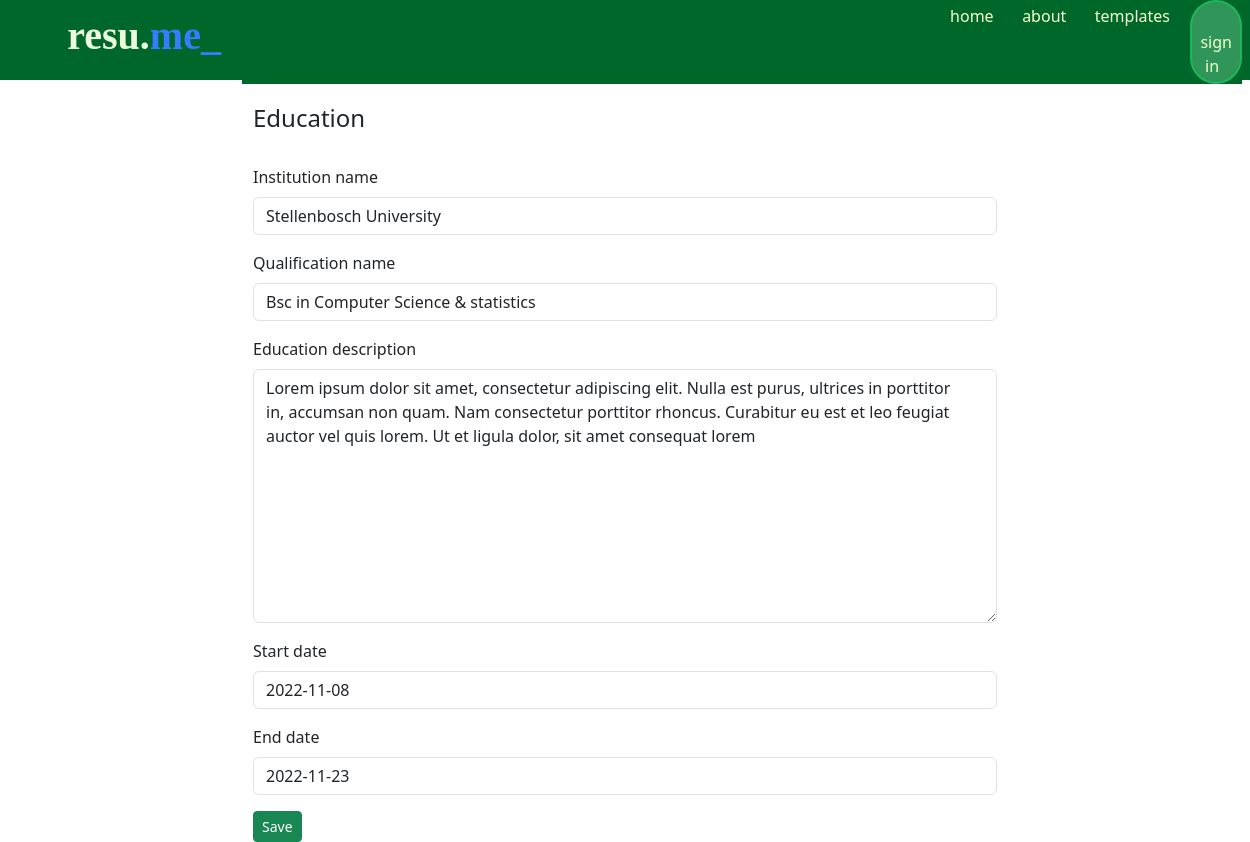
The page /education/1/ on the database its author committed.
### profiles_app/models.py (models this page shows)
class Education(models.Model):
    profile = models.ForeignKey(Profile, on_delete=models.CASCADE )
    institution_name = models.CharField(max_length=200)
    qualification_name = models.CharField(max_length=200)
    education_description = models.TextField()
    start_date = models.DateField(null=True, blank=True)
    end_date = models.DateField(null=True, blank=True)

### main_app/views.py (the view)
# urls.py: path("education/<int:education_id>/", views.edit_education , name="education"),
def edit_education(request, education_id ):
    education = Education.objects.get(id = education_id)
    if request.method != 'POST':
        education_form = EducationForm(instance=education)
    else:
        education_form = EducationForm(instance=education,data=request.POST)
        if education_form.is_valid():
            education_form.save()
            return redirect("main_app:index")
    context = {
        "education":education,
        "education_form":education_form,
        }
    return render(request, 'main_app/education.html', context)

### profiles_app/forms.py
class EducationForm(ModelForm):
    class Meta:
        model = Education
        fields = '__all__'
        exclude = ['profile']

### main_app/templates/main_app/education.html (shortened to what this page needs)
{% extends "main_app/base.html" %}
{% load bootstrap5 %}
{% block content %}
<nav class="navbar navbar-expand-lg fixed-top" style="background-color:#00672A;height:80px;position: relative;">
    <div class="container-fluid" style="width: 92%;">
      {% if user.is_authenticated %}
      <a class="navbar-brand d-flex" href="{% url 'main_app:index' %}">
      &nbsp;<h1 style="color:rgb(236, 252, 218);font-weight:600;font-family:Cambria, Cochin, Georgia, Times, 'Times New Roman', serif;" >resu.</h1>
      <h1 style="color: rgb(53, 124, 255);font-weight:600;font-family:Cambria, Cochin, Georgia, Times, 'Times New Roman', serif;">me_</h1>  &nbsp;
    </a>
    {% else %}
    <a class="navbar-brand d-flex" href="{% url 'main_app:landing_page' %}">
        &nbsp;<h1 style="color:rgb(236, 252, 218);font-weight:600;font-family:Cambria, Cochin, Georgia, Times, 'Times New Roman', serif;" >resu.</h1>
        <h1 style="color: rgb(53, 124, 255);font-weight:600;font-family:Cambria, Cochin, Georgia, Times, 'Times New Roman', serif;">me_</h1>  &nbsp;
      </a>
    {% endif %}
        <div style="background-color:#00672A;" class="d-none d-lg-block ">
            <div style="padding-left: 700px;" >
                <ul class="navbar-nav  me-auto mb-2 mb-lg-0">
                    <li class="nav-item">
                        <a style="color: #F5FFCE;" class="nav-link" href="#">home</a>
                    </li>&nbsp;&nbsp;&nbsp;
                    <li class="nav-item">
                        <a style="color: #F5FFCE;" class="nav-link" href="#">about</a>
                    </li>&nbsp;&nbsp;&nbsp;
                    <li class="nav-item">
                        <a style="color: #F5FFCE;" class="nav-link" href="#">templates</a>
                    </li>&nbsp;&nbsp;&nbsp;
                    <li class="nav-item" style="padding-top:4px;">
                        <a style="color: #F5FFCE;; background-color: #95f8bd51; font-size: 1rem;border:#00ec5e5f 2px solid;" class=" btn btn-sm rounded-pill" href="{% url 'profiles_app:login' %}"> &nbsp; sign in &nbsp; </a>
                    </li>
                </ul>
            </div>
      </div>
    </div>
  </nav>
  <div class="container">
      <br>
    <div class="d-flex justify-content-center">
        <div class="col-8">
            <h4>Education</h4>
            <br>
            <form action="{% url 'main_app:education' education.id %}" method="post">
                {% bootstrap_form education_form %}
                <button class="btn btn-success btn-sm" name="submit">Save</button>
            </form>
        </div>
    </div>
  </div>
{% endblock content %}

### rows shown on the page
Education: institution_name "Stellenbosch University", qualification_name "Bsc in Computer Science & statistics", education_description "Lorem ipsum dolor sit amet, consectetur adipiscing elit. Nulla est purus, ultrices in porttitor in, accumsan non quam. Nam consectetur porttitor rhoncus. Curabitur eu est et leo feugiat auctor vel quis lorem. Ut et ligula dolor, sit amet consequat lorem", start_date "2022-11-08", end_date "2022-11-23"
